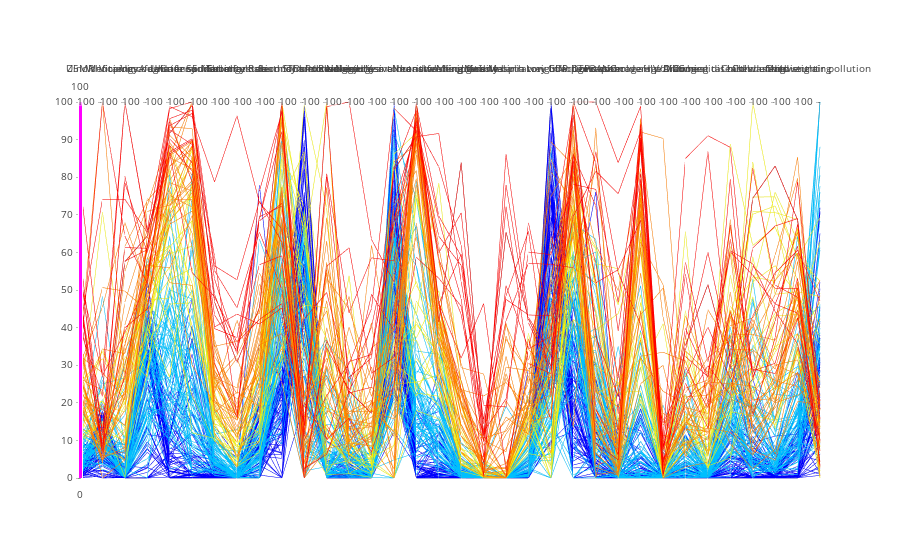

Source (notebook cell):
### Code cell
data = [
    go.Parcoords(
        # test=None,
        line = dict(color = df_c['cluster'], colorscale=colorscale), #colorscale = [['Nigeria','#D7C16B']], showscale = True
        # opacity=0.1,
        # name=['test'] + indicators,
        # hoverinfo='test',
        dimensions = list(
            [dict(
                range = [0,100], constraintrange = [0,100],
                label = 'U5MR', values = df_c['Under-5 Mortality Rate'])] + 
            [dict(
                range = [0,100],
                tickvals=[100],
                tickformat=dict(visible=True, tickangle=180),
                label = i, 
                values = df_c[i])
        for i in indicators]
        )
    )]

# layout = go.Layout(
#     xaxis = dict(visible=False, range=(0,10), title='TEST')
# )

layout = go.Layout(
    autosize=False,
    # width=1600,
    height=80,
    plot_bgcolor = '#E5E5E5',
    paper_bgcolor = '#E5E5E5',

    title='Charity Comparison Plot'
)

iplot(data, layout)

### Figure 1 — Plotly figure (JSON) as saved in the notebook; plotly's stock layout.template omitted (floating-point values rounded to 4 significant figures; data arrays with more than 128 entries replaced by an {"elided": "..."} marker saying what was removed)
{"data": [{"dimensions": [{"constraintrange": [0, 100], "label": "U5MR", "range": [0, 100], "values": {"elided": "201 float values"}}, {"label": "Zinc deficiency", "range": [0, 100], "tickformat": {"tickangle": 180, "visible": true}, "tickvals": [100], "values": {"elided": "201 float values"}}, {"label": "Whooping cough", "range": [0, 100], "tickformat": {"tickangle": 180, "visible": true}, "tickvals": [100], "values": {"elided": "201 float values"}}, {"label": "Vitamin A deficiency", "range": [0, 100], "tickformat": {"tickangle": 180, "visible": true}, "tickvals": [100], "values": {"elided": "201 float values"}}, {"label": "Unsafe water source", "range": [0, 100], "tickformat": {"tickangle": 180, "visible": true}, "tickvals": [100], "values": {"elided": "201 float values"}}, {"label": "Unsafe sanitation", "range": [0, 100], "tickformat": {"tickangle": 180, "visible": true}, "tickvals": [100], "values": {"elided": "201 float values"}}, {"label": "Under-5 Mortality Rate", "range": [0, 100], "tickformat": {"tickangle": 180, "visible": true}, "tickvals": [100], "values": {"elided": "201 float values"}}, {"label": "Tuberculosis", "range": [0, 100], "tickformat": {"tickangle": 180, "visible": true}, "tickvals": [100], "values": {"elided": "201 float values"}}, {"label": "Sudden infant death syndrome", "range": [0, 100], "tickformat": {"tickangle": 180, "visible": true}, "tickvals": [100], "values": {"elided": "201 float values"}}, {"label": "Short gestation for birth weight", "range": [0, 100], "tickformat": {"tickangle": 180, "visible": true}, "tickvals": [100], "values": {"elided": "201 float values"}}, {"label": "Secondhand smoke", "range": [0, 100], "tickformat": {"tickangle": 180, "visible": true}, "tickvals": [100], "values": {"elided": "201 float values"}}, {"label": "STDs excluding HIV", "range": [0, 100], "tickformat": {"tickangle": 180, "visible": true}, "tickvals": [100], "values": {"elided": "201 float values"}}, {"label": "Road injuries", "range": [0, 100], "tickformat": {"tickangle": 180, "visible": true}, "tickvals": [100], "values": {"elided": "201 float values"}}, {"label": "Protein-energy malnutrition", "range": [0, 100], "tickformat": {"tickangle": 180, "visible": true}, "tickvals": [100], "values": {"elided": "201 float values"}}, {"label": "Non-exclusive breastfeeding", "range": [0, 100], "tickformat": {"tickangle": 180, "visible": true}, "tickvals": [100], "values": {"elided": "201 float values"}}, {"label": "No access to handwashing facility", "range": [0, 100], "tickformat": {"tickangle": 180, "visible": true}, "tickvals": [100], "values": {"elided": "201 float values"}}, {"label": "Neonatal disorders", "range": [0, 100], "tickformat": {"tickangle": 180, "visible": true}, "tickvals": [100], "values": {"elided": "201 float values"}}, {"label": "Meningitis", "range": [0, 100], "tickformat": {"tickangle": 180, "visible": true}, "tickvals": [100], "values": {"elided": "201 float values"}}, {"label": "Measles", "range": [0, 100], "tickformat": {"tickangle": 180, "visible": true}, "tickvals": [100], "values": {"elided": "201 float values"}}, {"label": "Malaria", "range": [0, 100], "tickformat": {"tickangle": 180, "visible": true}, "tickvals": [100], "values": {"elided": "201 float values"}}, {"label": "Lower respiratory infections", "range": [0, 100], "tickformat": {"tickangle": 180, "visible": true}, "tickvals": [100], "values": {"elided": "201 float values"}}, {"label": "Low birth weight for gestation", "range": [0, 100], "tickformat": {"tickangle": 180, "visible": true}, "tickvals": [100], "values": {"elided": "201 float values"}}, {"label": "Low GDP per capita", "range": [0, 100], "tickformat": {"tickangle": 180, "visible": true}, "tickvals": [100], "values": {"elided": "201 float values"}}, {"label": "Low DTP3 coverage", "range": [0, 100], "tickformat": {"tickangle": 180, "visible": true}, "tickvals": [100], "values": {"elided": "201 float values"}}, {"label": "Low ANC coverage", "range": [0, 100], "tickformat": {"tickangle": 180, "visible": true}, "tickvals": [100], "values": {"elided": "201 float values"}}, {"label": "Household air pollution", "range": [0, 100], "tickformat": {"tickangle": 180, "visible": true}, "tickvals": [100], "values": {"elided": "201 float values"}}, {"label": "HIV/AIDS", "range": [0, 100], "tickformat": {"tickangle": 180, "visible": true}, "tickvals": [100], "values": {"elided": "201 float values"}}, {"label": "Drowning", "range": [0, 100], "tickformat": {"tickangle": 180, "visible": true}, "tickvals": [100], "values": {"elided": "201 float values"}}, {"label": "Diarrheal diseases", "range": [0, 100], "tickformat": {"tickangle": 180, "visible": true}, "tickvals": [100], "values": {"elided": "201 float values"}}, {"label": "Congenital birth defects", "range": [0, 100], "tickformat": {"tickangle": 180, "visible": true}, "tickvals": [100], "values": {"elided": "201 float values"}}, {"label": "Child wasting", "range": [0, 100], "tickformat": {"tickangle": 180, "visible": true}, "tickvals": [100], "values": {"elided": "201 float values"}}, {"label": "Child underweight", "range": [0, 100], "tickformat": {"tickangle": 180, "visible": true}, "tickvals": [100], "values": {"elided": "201 float values"}}, {"label": "Child stunting", "range": [0, 100], "tickformat": {"tickangle": 180, "visible": true}, "tickvals": [100], "values": {"elided": "201 float values"}}, {"label": "Ambient air pollution", "range": [0, 100], "tickformat": {"tickangle": 180, "visible": true}, "tickvals": [100], "values": {"elided": "201 float values"}}], "line": {"color": {"elided": "201 int values"}, "colorscale": [[0, "#0000ff"], [0.25, "#00bfff"], [0.5, "#f2f20d"], [0.75, "#ff8000"], [1, "#ff0000"]]}, "type": "parcoords"}], "layout": {}}
